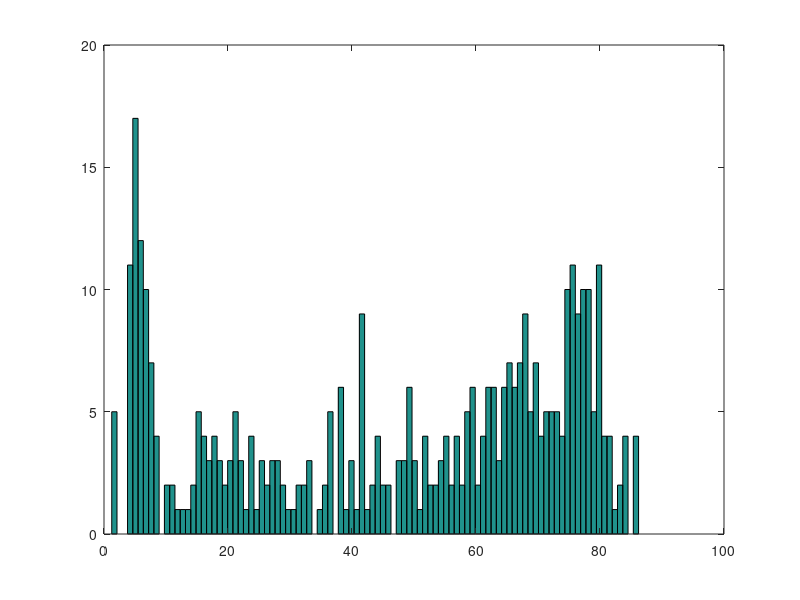
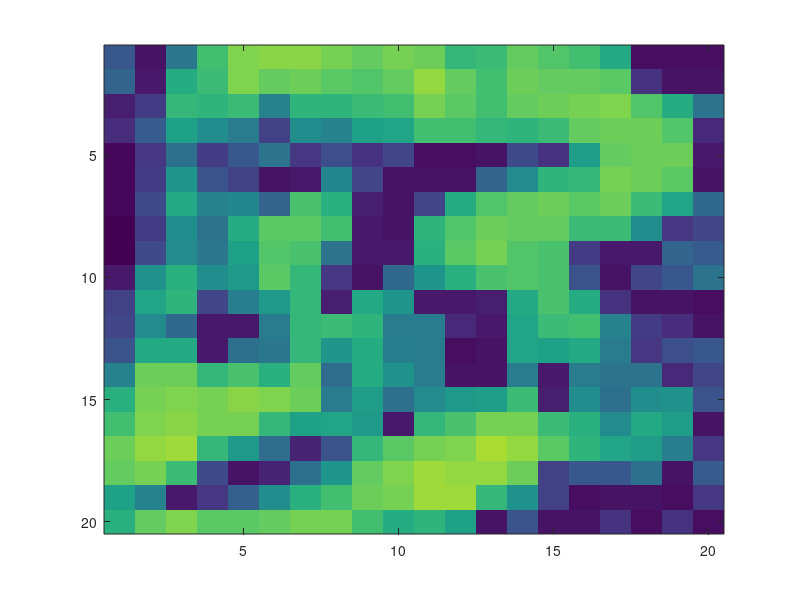
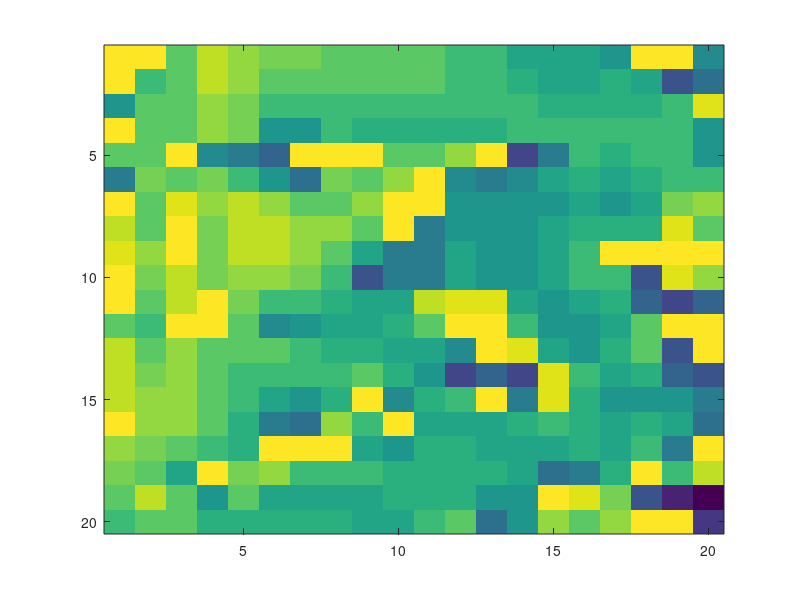

Here is the MATLAB script that generated these plots, in order:
% make sure we have no NaN / Inf in our expected results
% aslo plots a couple of figures for quick visual inspection

clear
clc
close all

load('TYPED_FITHRF_GLMDENOISE_RR.mat')

assert(any(isnan(R2(:))) == 0);
assert(any(isinf(R2(:))) == 0);

figure('name', 'histogram R2')
hist(R2(:), 100);
print('histogram_R2.png', '-dpng');

figure('name', 'R2')
imagesc(R2, [0 100])

figure('name', 'HRFindex')
imagesc(HRFindex, [1 20])